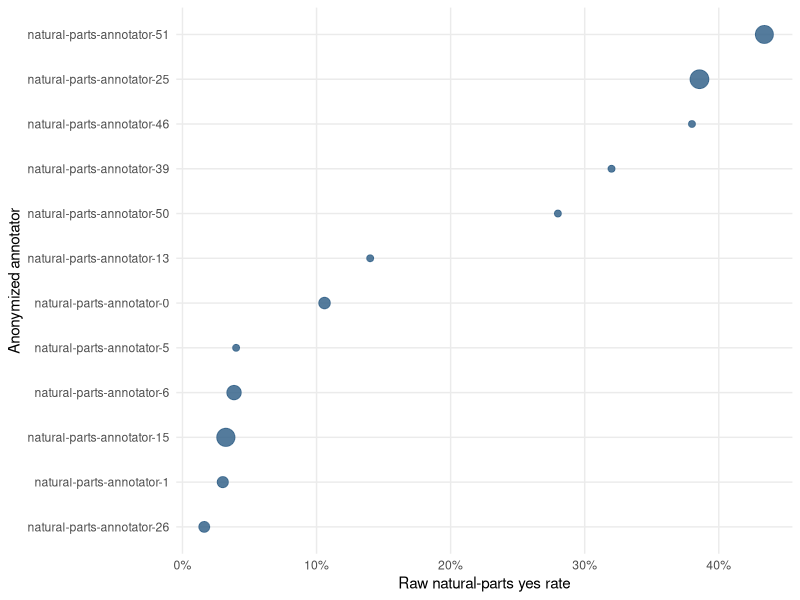

Source code (R):
## ---- chunk 1
#| label: load-uds-generative
#| message: false
#| warning: false

uds <- utils::read.csv(
  "data/uds/uds-natural-parts.csv",
  check.names = FALSE
)

stopifnot(
  nrow(uds) == 2955L,
  length(unique(uds$item_id)) == 1000L,
  length(unique(uds$annotator_id)) == 12L,
  setequal(unique(uds$natural_parts), 0:1),
  sum(uds$natural_parts) == 659L,
  !anyDuplicated(paste(uds$item_id, uds$annotator_id, sep = "::")),
  all(uds$item_id == paste(uds$graph_id, uds$node_id, sep = "%%"))
)

item_response_counts <- table(uds$item_id)
response_summary <- data.frame(
  responses = nrow(uds),
  items = length(unique(uds$item_id)),
  annotators = length(unique(uds$annotator_id)),
  no = sum(uds$natural_parts == 0L),
  yes = sum(uds$natural_parts == 1L),
  items_with_two_responses = sum(item_response_counts == 2L),
  items_with_three_responses = sum(item_response_counts == 3L)
)

knitr::kable(response_summary)
## ---- chunk 2
#| label: plot-uds-annotator-design
#| fig-width: 6.2
#| fig-height: 4.2
#| fig-cap: "Raw natural-parts response rates by anonymized annotator. Point size records the number of observed responses."

annotator_n <- stats::aggregate(natural_parts ~ annotator_id, uds, length)
names(annotator_n)[2] <- "responses"
annotator_rate <- stats::aggregate(natural_parts ~ annotator_id, uds, mean)
names(annotator_rate)[2] <- "yes_rate"
annotator_design <- merge(annotator_n, annotator_rate, by = "annotator_id")
annotator_design$annotator_id <- stats::reorder(
  annotator_design$annotator_id,
  annotator_design$yes_rate
)

ggplot2::ggplot(
  annotator_design,
  ggplot2::aes(yes_rate, annotator_id, size = responses)
) +
  ggplot2::geom_point(color = "steelblue4", alpha = 0.85) + # dqr-allow: algorithm-setting
  ggplot2::scale_x_continuous(
    labels = scales::label_percent(accuracy = 1) # dqr-allow: algorithm-setting
  ) +
  ggplot2::scale_size_continuous(range = c(2, 6), guide = "none") +
  ggplot2::labs(
    x = "Raw natural-parts yes rate",
    y = "Anonymized annotator"
  ) +
  ggplot2::theme_minimal(base_size = 11) +
  ggplot2::theme(panel.grid.minor = ggplot2::element_blank())
## ---- chunk 3
#| label: inspect-one-uds-item

responses_by_item <- split(uds$natural_parts, uds$item_id)
mixed_item_ids <- names(responses_by_item)[
  vapply(responses_by_item, function(x) length(unique(x)) == 2L, logical(1))
]
example_item <- uds[
  uds$item_id == mixed_item_ids[[1]],
  c("split", "graph_id", "node_id", "annotator_id", "natural_parts")
]

knitr::kable(example_item)
